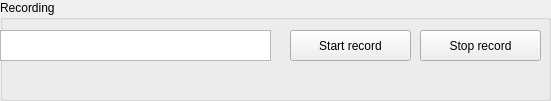
  <widget class="QGroupBox" name="groupBox_2">
   <property name="geometry">
    <rect>
     <x>20</x>
     <y>430</y>
     <width>551</width>
     <height>101</height>
    </rect>
   </property>
   <property name="title">
    <string>Recording</string>
   </property>
   <widget class="QTextEdit" name="newTrajectoryName">
    <property name="geometry">
     <rect>
      <x>0</x>
      <y>30</y>
      <width>271</width>
      <height>31</height>
     </rect>
    </property>
    <property name="html">
     <string>&lt;!DOCTYPE HTML PUBLIC &quot;-//W3C//DTD HTML 4.0//EN&quot; &quot;http://www.w3.org/TR/REC-html40/strict.dtd&quot;&gt;
&lt;html&gt;&lt;head&gt;&lt;meta name=&quot;qrichtext&quot; content=&quot;1&quot; /&gt;&lt;style type=&quot;text/css&quot;&gt;
p, li { white-space: pre-wrap; }
&lt;/style&gt;&lt;/head&gt;&lt;body style=&quot; font-family:'Ubuntu'; font-size:11pt; font-weight:400; font-style:normal;&quot;&gt;
&lt;p style=&quot;-qt-paragraph-type:empty; margin-top:0px; margin-bottom:0px; margin-left:0px; margin-right:0px; -qt-block-indent:0; text-indent:0px;&quot;&gt;&lt;br /&gt;&lt;/p&gt;&lt;/body&gt;&lt;/html&gt;</string>
    </property>
   </widget>
   <widget class="QPushButton" name="startRecord">
    <property name="geometry">
     <rect>
      <x>290</x>
      <y>30</y>
      <width>121</width>
      <height>31</height>
     </rect>
    </property>
    <property name="text">
     <string>Start record</string>
    </property>
   </widget>
   <widget class="QPushButton" name="stopRecord">
    <property name="geometry">
     <rect>
      <x>420</x>
      <y>30</y>
      <width>121</width>
      <height>31</height>
     </rect>
    </property>
    <property name="text">
     <string>Stop record</string>
    </property>
   </widget>
  </widget>
